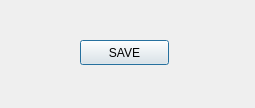
<?xml version="1.0" encoding="UTF-8"?>
<ui version="4.0">
 <class>SaveDialog</class>
 <widget class="QDialog" name="SaveDialog">
  <property name="geometry">
   <rect>
    <x>0</x>
    <y>0</y>
    <width>255</width>
    <height>108</height>
   </rect>
  </property>
  <property name="windowTitle">
   <string>Dialog</string>
  </property>
  <widget class="QPushButton" name="pushButton">
   <property name="geometry">
    <rect>
     <x>80</x>
     <y>40</y>
     <width>89</width>
     <height>25</height>
    </rect>
   </property>
   <property name="text">
    <string>SAVE</string>
   </property>
  </widget>
 </widget>
 <resources/>
 <connections/>
</ui>
